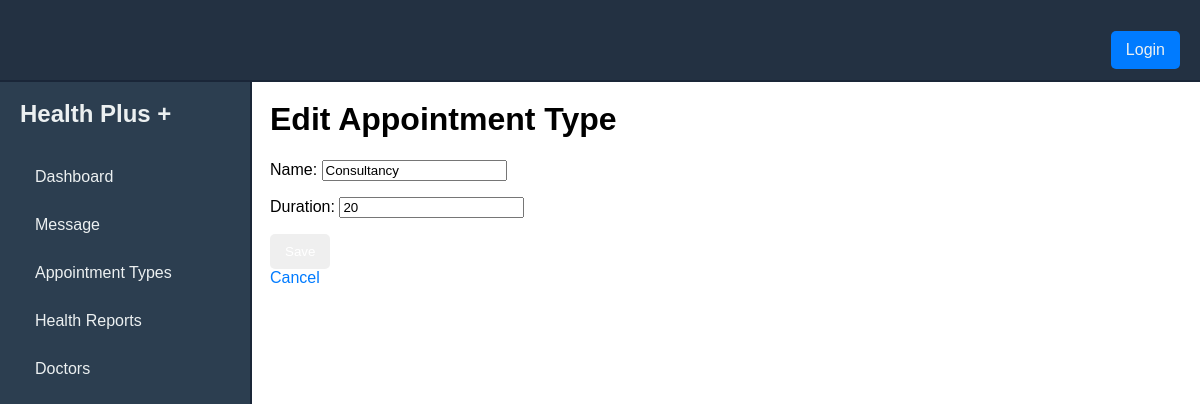
Before: /staff/appointment-types/edit/1/ with the older database file.
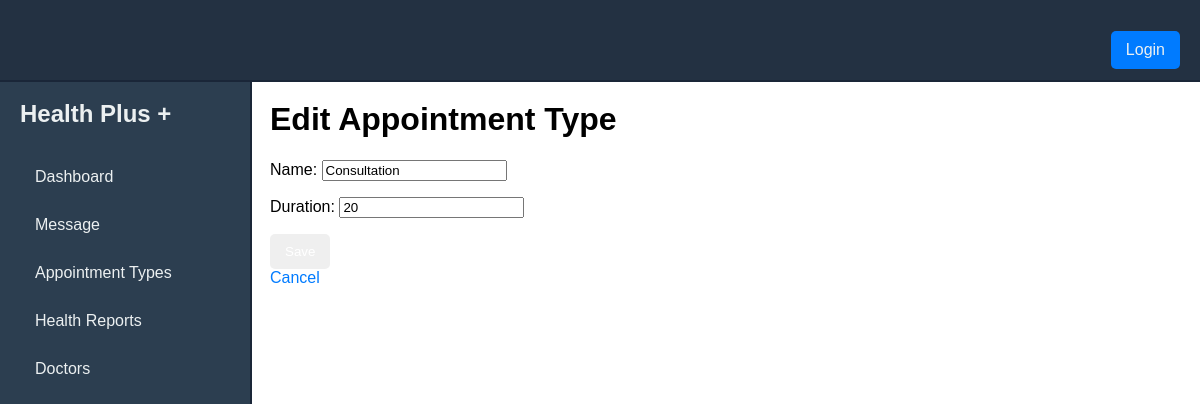
After: the same page with the newer database file.
### booking/models.py (models this page shows, shortened)
class AppointmentType(models.Model):
    name = models.CharField(max_length=100)
    duration = models.PositiveIntegerField()

### staff/views.py (the view)
# urls.py: path('appointment-types/edit/<int:pk>/', views.appointment_type_edit, name='appointment_type_edit'),
def appointment_type_edit(request, pk):
    appointment_type = get_object_or_404(AppointmentType, pk=pk)
    if request.method == 'POST':
        form = AppointmentTypeForm(request.POST, instance=appointment_type)
        if form.is_valid():
            form.save()
            return redirect('/staff/appointment-types/')
    else:
        form = AppointmentTypeForm(instance=appointment_type)
    return render(request, 'appointments/create_appointment_type.html', {'form': form})

### booking/forms.py
class AppointmentTypeForm(forms.ModelForm):
    class Meta:
        model = AppointmentType
        fields = ['name', 'duration']

### staff/templates/appointments/create_appointment_type.html (shortened to what this page needs)
{% extends 'staff.html' %}
{% block content %}
<h1>{% if form.instance.pk %}Edit{% else %}Create{% endif %} Appointment Type</h1>
<form method="post">
    {{ form.as_p }}
    <button type="submit">Save</button>
</form>
<a href="{% url 'appointment_type_list' %}">Cancel</a>
{% endblock %}

Changed rows visible on the page:
changed AppointmentType: name "Consultancy" → "Consultation"
